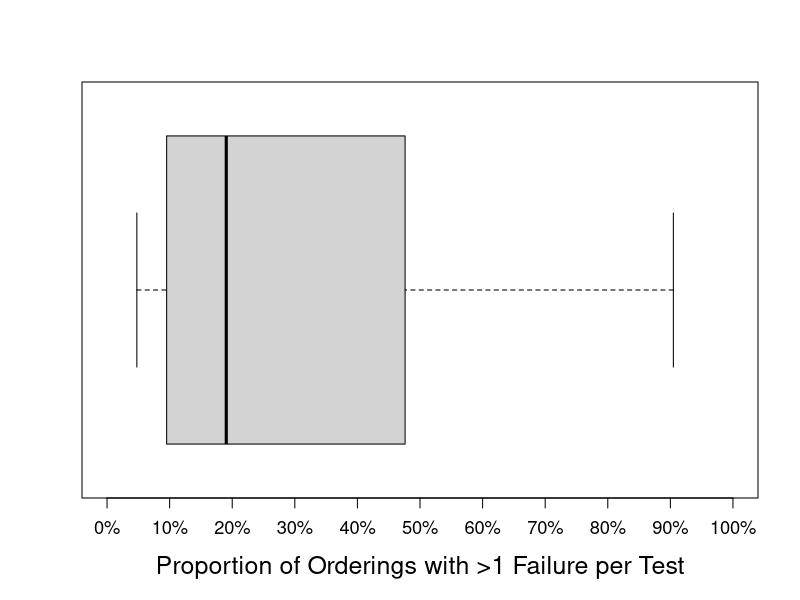

Source code (R):
#script to produce figure fig:rq2:ProportionFail

tests=read.table(file="flaky-rate-per-test-order-simplified.csv",sep=',',header=TRUE)
X=split(tests,tests$Test_name)

#removing tests with one or two orderings
Ordering.Count.Per.Test=sapply(X, dim)[1,]
#get tests with one or two orderings only:
which(as.numeric(Ordering.Count.Per.Test)==1)
# [1] 14 27 28 29 34 85
which(as.numeric(Ordering.Count.Per.Test)==2)
#[1] 2 3 5
X=X[-c(2,3,5,14,27,28,29,34,85)]
#n=98

# obtaining the proportion of total orders per test

FailOrderingCount.per.softwareTest=rep(0,length(X))
for (i in 1:length(X)){
    FailOrderingCount.per.softwareTest[i]=sum(X[[i]]$Order_Flake_rate!=0)/length(X[[i]]$Order_Flake_rate)
}

pdf(file="./ProportionFail.pdf",width=8,height=4)
boxplot(FailOrderingCount.per.softwareTest, width=1, xlab=("Proportion of Orderings with >1 Failure per Test"),ylim=c(0,1),horizontal=TRUE,cex.lab=1.5,cex.axis=1,xaxt="n")
axis(1, at=c(0,.1,.2,.3,.4,.5,.6,.7,.8,.9,1), labels=paste0(c(0,.1,.2,.3,.4,.5,.6,.7,.8,.9,1)*100, "%"),cex.lab=1.4,cex.axis=1.1)
graphics.off()

